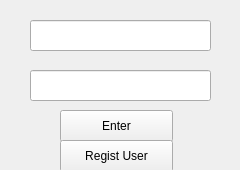
<?xml version="1.0" encoding="UTF-8"?>
<ui version="4.0">
 <class>Autorization</class>
 <widget class="QWidget" name="Autorization">
  <property name="windowModality">
   <enum>Qt::WindowModal</enum>
  </property>
  <property name="geometry">
   <rect>
    <x>0</x>
    <y>0</y>
    <width>240</width>
    <height>170</height>
   </rect>
  </property>
  <property name="windowTitle">
   <string>Form</string>
  </property>
  <widget class="QPushButton" name="enterBtn">
   <property name="geometry">
    <rect>
     <x>60</x>
     <y>110</y>
     <width>113</width>
     <height>32</height>
    </rect>
   </property>
   <property name="text">
    <string>Enter</string>
   </property>
  </widget>
  <widget class="QLineEdit" name="login">
   <property name="geometry">
    <rect>
     <x>30</x>
     <y>20</y>
     <width>181</width>
     <height>31</height>
    </rect>
   </property>
  </widget>
  <widget class="QLineEdit" name="password">
   <property name="geometry">
    <rect>
     <x>30</x>
     <y>70</y>
     <width>181</width>
     <height>31</height>
    </rect>
   </property>
   <property name="echoMode">
    <enum>QLineEdit::Password</enum>
   </property>
  </widget>
  <widget class="QPushButton" name="pushButton">
   <property name="geometry">
    <rect>
     <x>60</x>
     <y>140</y>
     <width>113</width>
     <height>32</height>
    </rect>
   </property>
   <property name="text">
    <string>Regist User</string>
   </property>
  </widget>
 </widget>
 <resources/>
 <connections/>
</ui>
